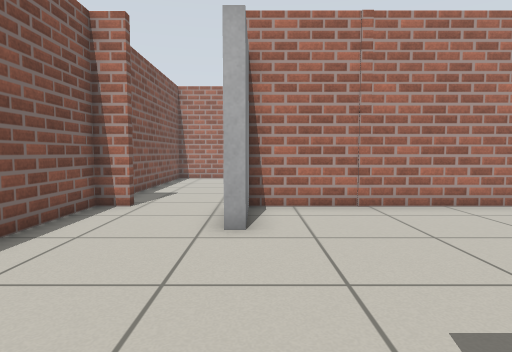
view 1 (above)

19 first-person views from a walk through a robot-simulator world made for Gazebo. The camera is 0.71 m above the floor, tilts 4° down and sees 75° across. The floor is counted in squares, 0.5 m on a side. Each view is taken from the middle of a square. On the plan, view 1 faces up. The plan holds only what a view shows up to about 15 squares ahead; the rest is blank.

view 2
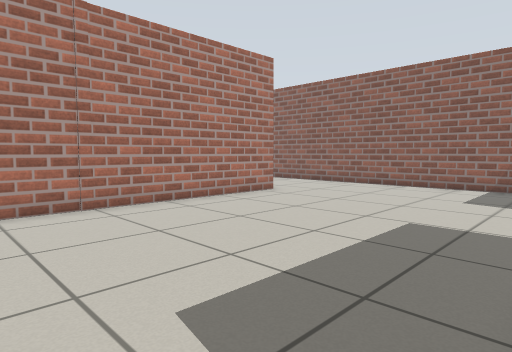

view 3
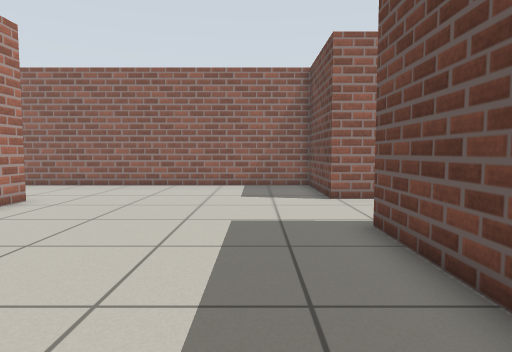

view 4
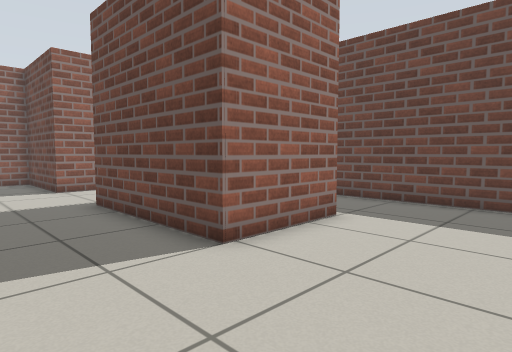

view 5
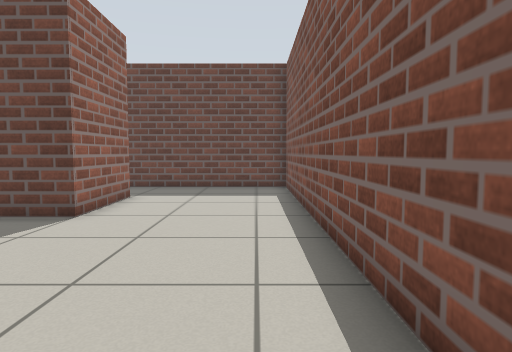

view 6
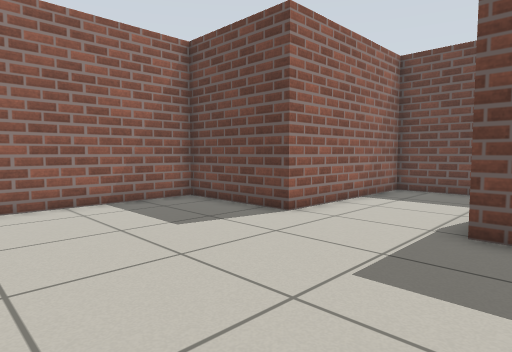

view 7
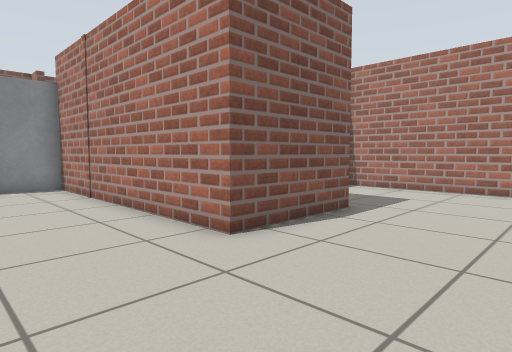

view 8
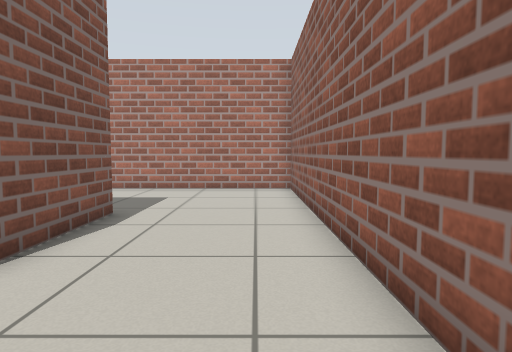

view 9
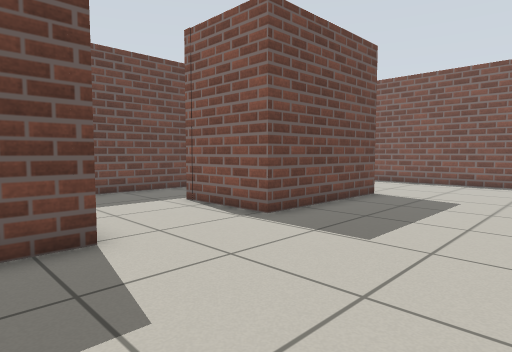

view 10
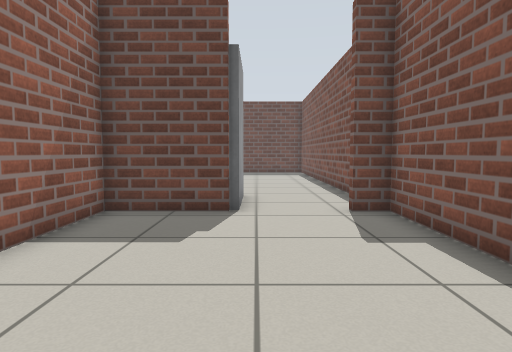

view 11
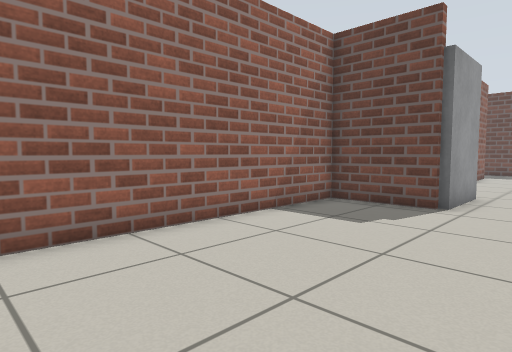

view 12
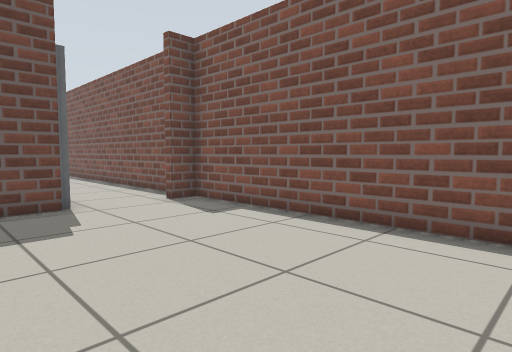

view 13
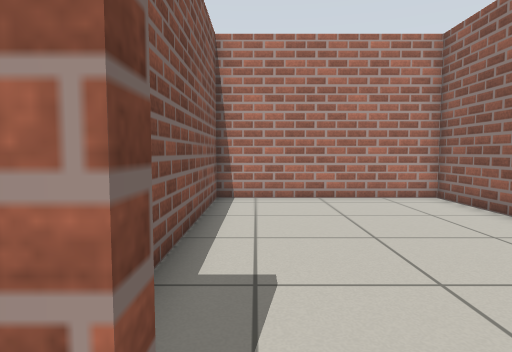

view 14
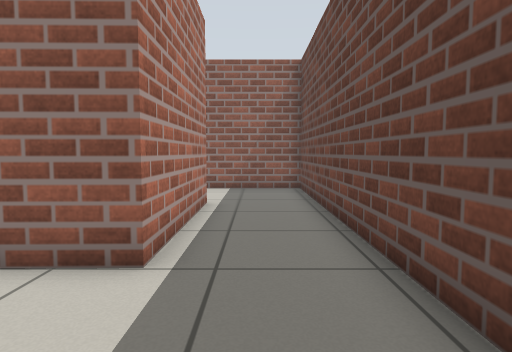

view 15
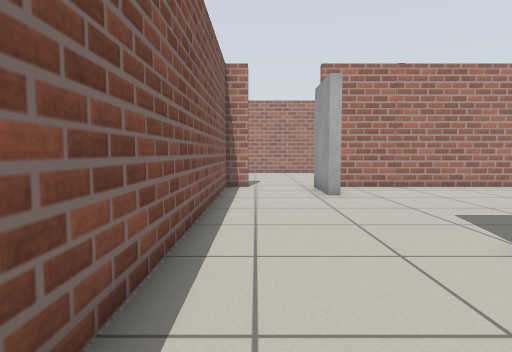

view 16
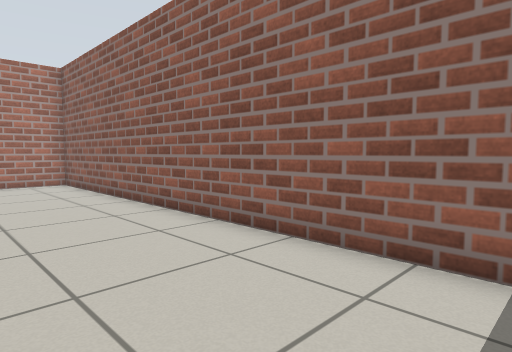

view 17
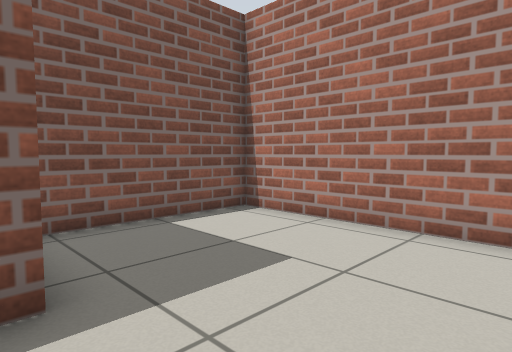

view 18
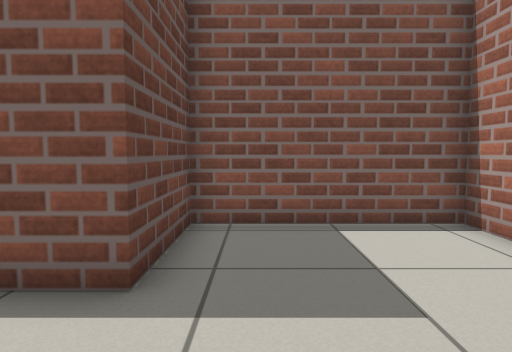

view 19
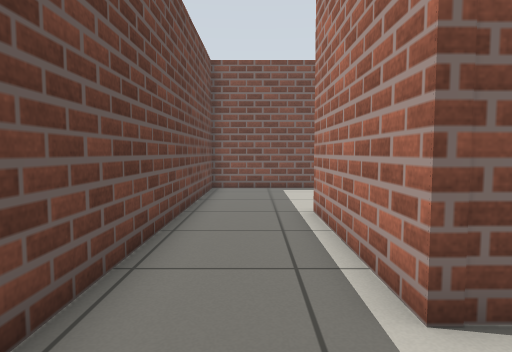

### Floor plan
Points are (right, up) in squares from view 1. A wall is a line through its corners. A room is listed if a view was taken in it or the views show most of it. See-through windows are left out.
Room 1 (views 1, 2, 3, 4, 5, 6, 7, 8, 9, 13, 14, 15, 16, 17, 18, 19)
walls: (6.5, -0.3) (6.5, -3.6) (1, -3.6) (1, -0.2) (6.5, -0.3); (-4.2, 9) (-3.3, 9) (-3.3, 8.7) (-4.2, 8.7) (-4.2, -6.8) (10.2, -6.8) (10.2, -0.3) (14.4, -0.3) (14.4, 18.1) (6.5, 18.1) (6.5, 12.7) (9.7, 12.7) (9.7, 8.7) (-0.2, 8.7)
ways out: opening at (-2, 9) to room 2
objects: door leaf (0, 6) to (0, 8)
Room 2 (views 10, 11, 12)
walls: (-0.4, 9) (2.7, 9) (2.7, 18.4) (-4.2, 18.4) (-4.2, 9)
ways out: opening at (-2, 9) to room 1

Where each view was taken, in squares from view 1:
view 1: 0 up, 0 right, facing up
view 2: 0 up, 0 right, facing up-right
view 3: 2 up, 0 right, facing right
view 4: 3 up, 3 left, facing down-right
view 5: 7 up, 3 left, facing down
view 6: 6 up, 5 right, facing down-right
view 7: 5 up, 14 right, facing up-left
view 8: 5 up, 13 right, facing up
view 9: 5 up, 12 right, facing down-left
view 10: 17 up, 1 left, facing down
view 11: 18 up, 3 left, facing down-right
view 12: 18 up, 2 right, facing down-left
view 13: 8 up, 3 left, facing up
view 14: 5 down, 3 left, facing right
view 15: 5 down, 3 left, facing up
view 16: 2 up, 10 right, facing up-right
view 17: 12 up, 13 right, facing up-left
view 18: 14 up, 13 right, facing left
view 19: 5 down, 9 right, facing left
